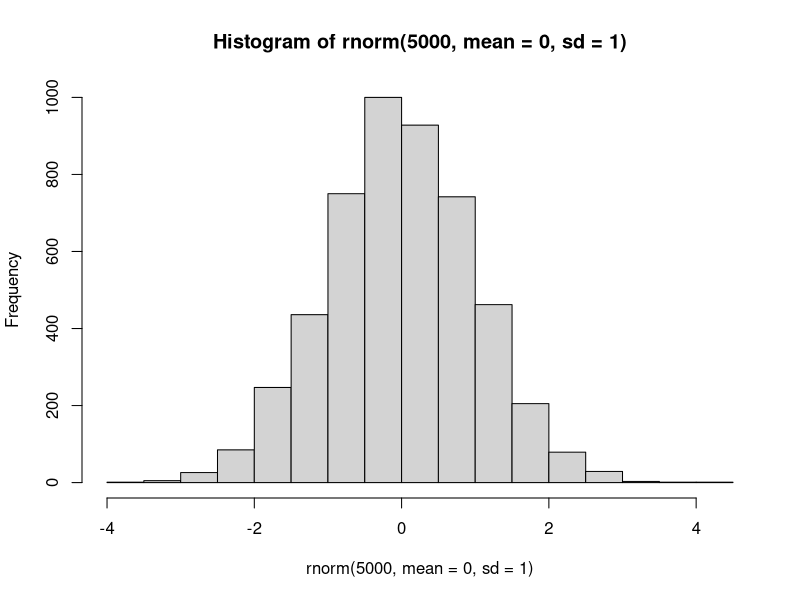

Here is the R script that generated this plot: (Note: this script raises an error after producing the figure.)
## ---- chunk 1
# dnorm(x, mean = 0, sd = 1, log = F); Devuelve resultados de la funci´on de densidad.
# pnorm(q, mean = 0, sd = 1, lower.tail = T, log.p = F); Devuelve resultados de la funci´on de distribuci´on
# acumulada.
# qnorm(p, mean = 0, sd = 1, lower.tail = T, log.p = F); Devuelve resultados de los cuantiles de la
# Normal.
# rnorm(n, mean = 0, sd = 1); Devuelve un vector de valores normales aleatorios.
# Con:
#   x, q: Vector de cuantiles.
# p: Vector de probabilidades.
# n: N´umeros de observaciones.
# mean: Vector de medias. Por defecto, su valor es 0.
# sd: Vector de desviaci´on est´andar. Por defecto, su valor es 1.
# log, log.p: Par´ametro booleano, si es TRUE, las probabilidades p son devueltas como log (p).
# lower.tail: Par´ametro booleano, si es TRUE (por defecto), las probabilidades son P [X ≤ x], de lo
# contrario, P [X > x].

# Calcular la P(Z>1) de una N(0,1)
pnorm(1, mean = 0, sd = 1, lower.tail = F)
## ---- chunk 2
# Calcular la P(-2<Z<2) de una N(0,1)

#Calculamos de probabilidad de <2 y le restamos la probabilidad de que sea menor que -2
pnorm(1.99, mean = 0, sd = 1)-pnorm(-2.01, mean = 0, sd = 1)
## ---- chunk 3
# Calcular la P(0<Z<1.96) de una N(0,1)
pnorm(1.96, mean = 0, sd = 1)-pnorm(0, mean = 0, sd = 1)
## ---- chunk 4
# Calcular la P(Z<=z)=0,5793 de una N(0,1)
qnorm(0.5793,mean = 0, sd = 1)  #Esto indica que hasta 0,17 tenemos el 57% de probabilidad
## ---- chunk 5
hist(rnorm(5000,mean=0,sd=1))
## ---- chunk 6
# Calcular la P(Z>150) de una Normal de media 125 y la desviaci´on est´andar 50.
pnorm(150, mean = 125, sd = 50, lower.tail = F)
## ---- chunk 7
experimento <- function(n_lanzamientos){
  carrera <- rbinom(n_lanzamientos,1,0.5)
  for (i in 1:length(carrera)){
    if (carrera[i]==1){
      c = c+1
    }else{c=0}
    max_carrera=max(c(c,max_carrera))
  }
  return(max_carrera)
}

simulador <- function(n_exp){
  resultados<-c()
    for (i in 1:n_exp){
      resultados[i]<-experimento(50)
    }
  return(resultados)
  }

exp<-simulador(1000)
mean(exp)
hist(exp,breaks = 10,freq=FALSE) #con este ultimo parámetro presenta las probabilidades en lugar de la frecuencia
